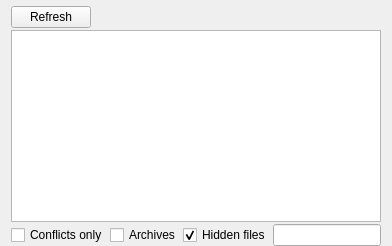
           <widget class="QWidget" name="dataTab">
            <attribute name="title">
             <string>Data</string>
            </attribute>
            <layout class="QVBoxLayout" name="verticalLayout_5">
             <property name="spacing">
              <number>2</number>
             </property>
             <property name="topMargin">
              <number>6</number>
             </property>
             <property name="bottomMargin">
              <number>0</number>
             </property>
             <item>
              <layout class="QHBoxLayout" name="horizontalLayout_12">
               <item>
                <widget class="QPushButton" name="dataTabRefresh">
                 <property name="toolTip">
                  <string>Refresh the data structure.</string>
                 </property>
                 <property name="whatsThis">
                  <string>Refresh the data structure.</string>
                 </property>
                 <property name="text">
                  <string>Refresh</string>
                 </property>
                 <property name="icon">
                  <iconset resource="resources.qrc">
                   <normaloff>:/MO/gui/resources/view-refresh.png</normaloff>:/MO/gui/resources/view-refresh.png</iconset>
                 </property>
                </widget>
               </item>
               <item>
                <spacer name="horizontalSpacer_4">
                 <property name="orientation">
                  <enum>Qt::Horizontal</enum>
                 </property>
                 <property name="sizeHint" stdset="0">
                  <size>
                   <width>40</width>
                   <height>20</height>
                  </size>
                 </property>
                </spacer>
               </item>
              </layout>
             </item>
             <item>
              <layout class="QHBoxLayout" name="horizontalLayout_2">
               <item>
                <widget class="QTreeView" name="dataTree">
                 <property name="contextMenuPolicy">
                  <enum>Qt::CustomContextMenu</enum>
                 </property>
                 <property name="whatsThis">
                  <string>This is an overview of your data directory as visible to the game (and tools). </string>
                 </property>
                 <property name="alternatingRowColors">
                  <bool>true</bool>
                 </property>
                 <property name="selectionMode">
                  <enum>QAbstractItemView::ExtendedSelection</enum>
                 </property>
                 <property name="uniformRowHeights">
                  <bool>true</bool>
                 </property>
                 <property name="sortingEnabled">
                  <bool>true</bool>
                 </property>
                </widget>
               </item>
              </layout>
             </item>
             <item>
              <layout class="QHBoxLayout" name="horizontalLayout_13" stretch="1,1,2">
               <item>
                <widget class="QCheckBox" name="dataTabShowOnlyConflicts">
                 <property name="toolTip">
                  <string>Filter the list so that only conflicts are displayed.</string>
                 </property>
                 <property name="whatsThis">
                  <string>Filter the list so that only conflicts are displayed.</string>
                 </property>
                 <property name="text">
                  <string>Conflicts only</string>
                 </property>
                </widget>
               </item>
               <item>
                <widget class="QCheckBox" name="dataTabShowFromArchives">
                 <property name="toolTip">
                  <string>Filter the list so that files from archives are shown.</string>
                 </property>
                 <property name="statusTip">
                  <string/>
                 </property>
                 <property name="whatsThis">
                  <string>Filter the list so that files from archives are shown.</string>
                 </property>
                 <property name="text">
                  <string>Archives</string>
                 </property>
                </widget>
               </item>
               <item>
                <widget class="QCheckBox" name="dataTabShowHiddenFiles">
                 <property name="toolTip">
                  <string>Filter the list so that hidden files are shown.</string>
                 </property>
                 <property name="statusTip">
                  <string/>
                 </property>
                 <property name="whatsThis">
                  <string>Filter the list so that hidden files are shown.</string>
                 </property>
                 <property name="text">
                  <string>Hidden files</string>
                 </property>
                 <property name="checked">
                  <bool>true</bool>
                 </property>
                </widget>
               </item>
               <item>
                <widget class="QLineEdit" name="dataTabFilter">
                 <property name="toolTip">
                  <string>Filter the Data tree.</string>
                 </property>
                 <property name="whatsThis">
                  <string>Filter the Data tree.</string>
                 </property>
                </widget>
               </item>
              </layout>
             </item>
            </layout>
           </widget>
